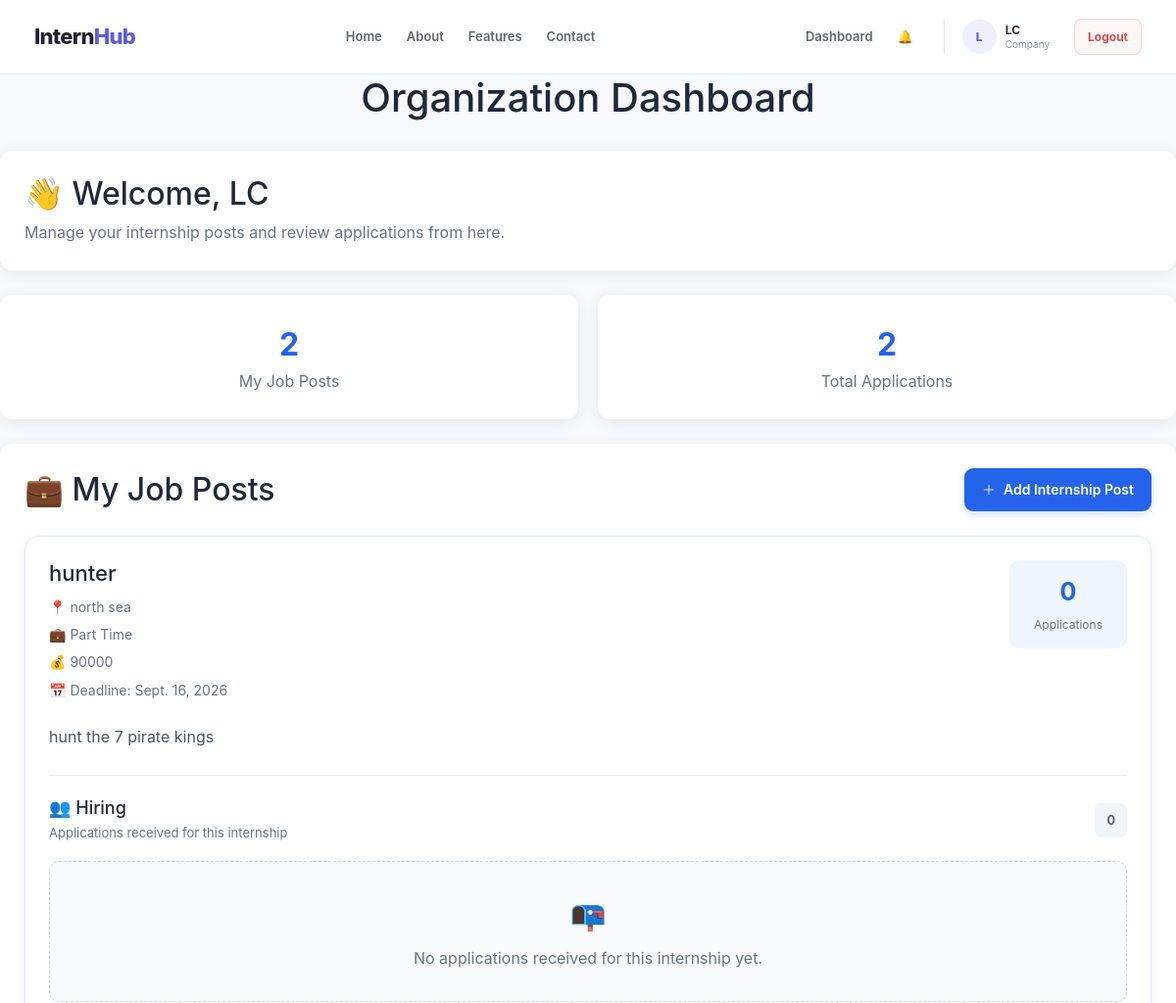
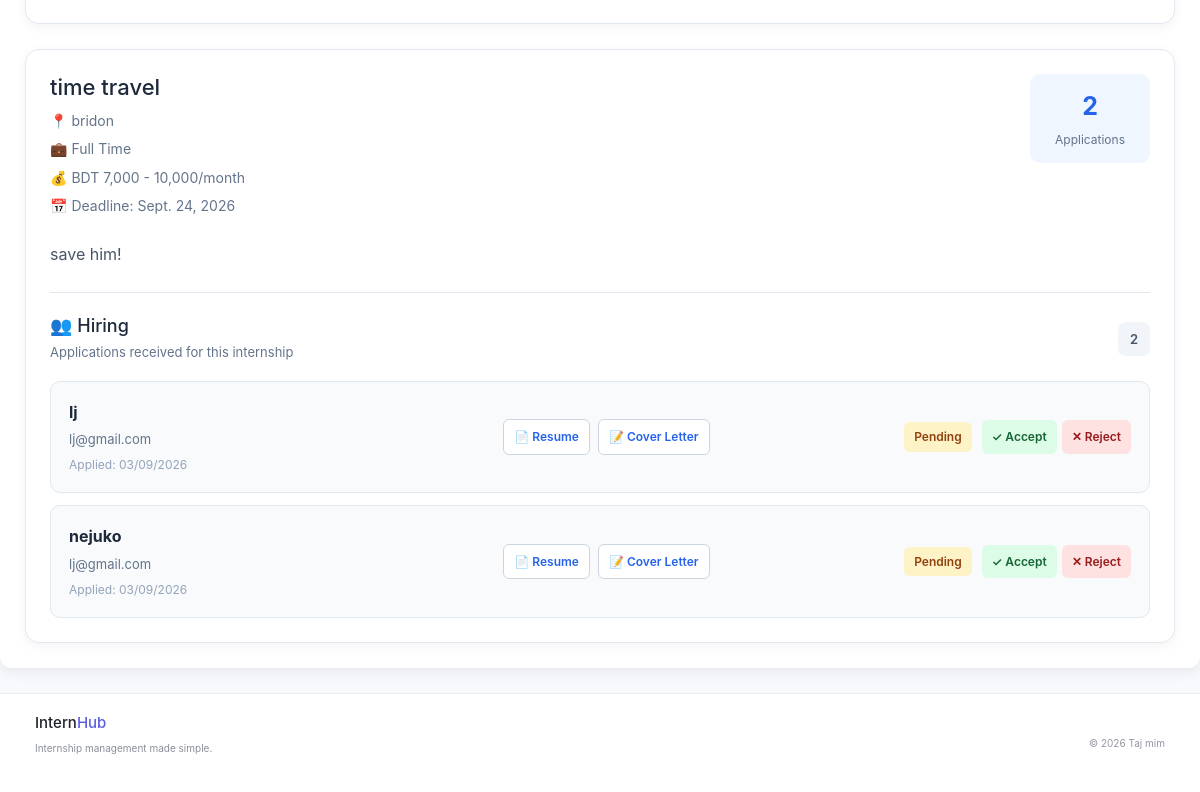
Page /company/dashboard/ (signed in) on the earlier database version (2 pictures, top to bottom).
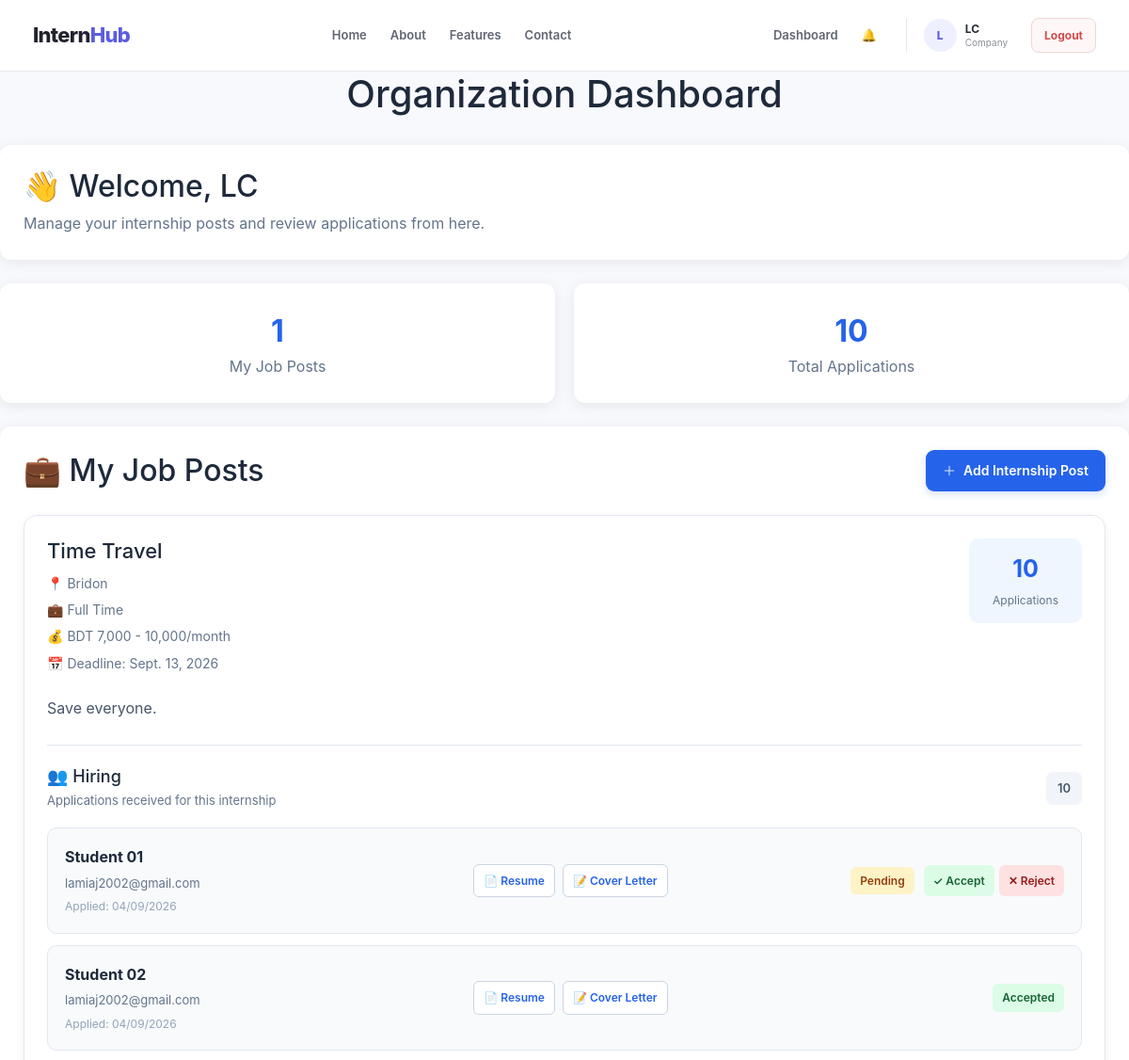
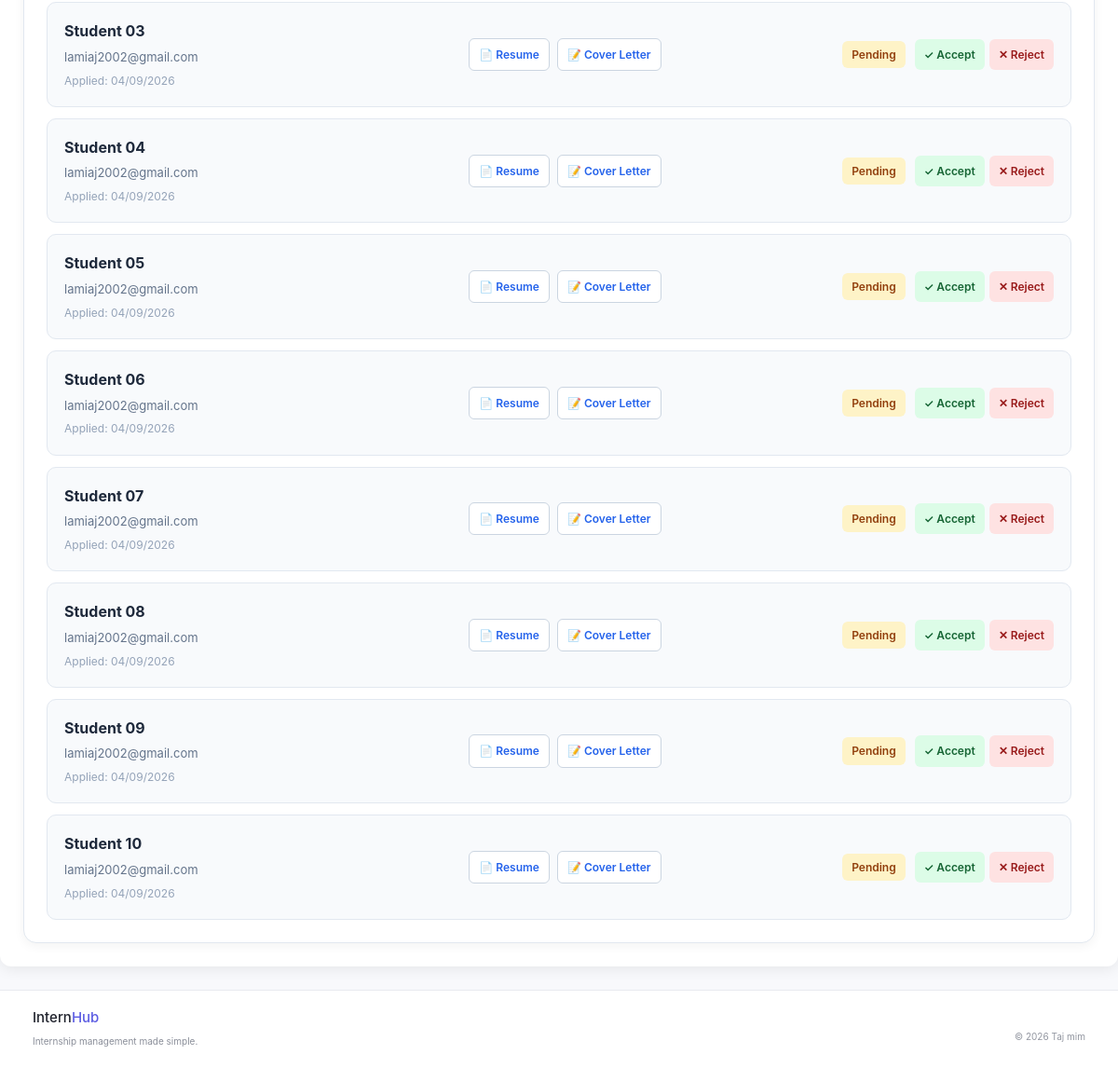
Same page on the later database version (2 pictures, top to bottom).
### opportunity_portal/models.py (models this page shows, shortened)
class Job(models.Model):
    JOB_TYPE_CHOICES = (
        ('Full Time', 'Full Time'),
        ('Part Time', 'Part Time'),
        ('Internship', 'Internship'),
        ('Remote', 'Remote'),
    )
    title = models.CharField(max_length=200)
    organization = models.CharField(max_length=200)
    description = models.TextField()
    location = models.CharField(max_length=200)
    job_type = models.CharField(
        max_length=50,
        choices=JOB_TYPE_CHOICES
    )
    salary = models.CharField(
        max_length=100,
        blank=True
    )
    deadline = models.DateField()
    created_at = models.DateTimeField(
        auto_now_add=True
    )

### accounts/models.py (models this page shows, shortened)
class Apply(models.Model):
    id = models.AutoField(
        primary_key=True
    )
    job = models.ForeignKey(
        Job,
        on_delete=models.CASCADE,
        related_name="applications"
    )
    user = models.ForeignKey(
        User,
        on_delete=models.CASCADE,
        related_name="applications",
        limit_choices_to={"role": User.Role.STUDENT}
    )
    full_name = models.CharField(
        max_length=255
    )
    email = models.EmailField()
    phone = models.CharField(max_length=20,default="18000000000")
    resume_file = models.FileField(
        upload_to="resumes/"
    )
    resume_file_name = models.CharField(
        max_length=255,
        blank=True
    )
    cover_letter_file = models.FileField(
        upload_to="cover_letters/",
        blank=True,
        null=True
    )
    cover_letter_file_name = models.CharField(
        max_length=255,
        blank=True
    )
    class Status(models.TextChoices):
        PENDING = "Pending", "Pending"
        ACCEPTED = "Accepted", "Accepted"
        REJECTED = "Rejected", "Rejected"
    status = models.CharField(
        max_length=20,
        choices=Status.choices,
        default=Status.PENDING
    )
    applied_date = models.DateTimeField(
        auto_now_add=True
    )

### accounts/views.py (the view)
@login_required
def company_dashboard(request):
    if request.user.role != User.Role.COMPANY:
        messages.error(
            request,
            "You do not have permission to access the company dashboard."
        )
        return redirect("dashboard")
    try:
        organization = request.user.organization
    except Organization.DoesNotExist:
        messages.error(
            request,
            "No organization profile is associated with this account."
        )
        return redirect("dashboard")
    jobs = Job.objects.filter(
        organization=organization.organization_name
    ).order_by(
        "-created_at"
    )
    applications = Application.objects.filter(
        job__in=jobs
    ).select_related(
        "job",
        "user"
    ).order_by(
        "-applied_date"
    )
    return render(
        request,
        "opportunity_portal/organization_dashboard.html",
        {
            "organization": organization,
            "jobs": jobs,
            "applications": applications,
        }
    )

### accounts/context_processors.py (called while the page is built)
def notifications(request):
    if not request.user.is_authenticated:
        return {
            "unread_notifications_count": 0,
            "nav_notifications": [],
        }
    user_notifications = Notification.objects.filter(
        user=request.user
    )
    return {
        "unread_notifications_count": user_notifications.filter(
            is_read=False
        ).count(),
        "nav_notifications": user_notifications[:5],
    }

### opportunity_portal/templates/opportunity_portal/organization_dashboard.html (shortened to what the changed rows need)
{% extends 'accounts/base.html' %}
{% block content %}
<div class="dashboard-container">
    <h1 class="dashboard-title">
        Organization Dashboard
    </h1>
    <div class="welcome">
        <h2>
            👋 Welcome, {{ user.username }}
        </h2>
    </div>
    <div class="stats">
        <div class="stat-card">
            <div class="stat-number">
                {{ jobs|length }}
            </div>
            <p>
                My Job Posts
            </p>
        </div>
        <div class="stat-card">
            <div class="stat-number">
                {{ applications|length }}
            </div>
            <p>
                Total Applications
            </p>
        </div>
    </div>
    <div class="section">
        <div class="section-header">
            <h2>
                💼 My Job Posts
            </h2>
        </div>
        {% for job in jobs %}
            <div class="job-post-card">
                <div class="job-post-header">
                    <div>
                        <h3>
                            {{ job.title }}
                        </h3>
                        <p class="job-location">
                            📍 {{ job.location }}
                        </p>
                        <p class="job-type">
                            💼 {{ job.job_type }}
                        </p>
                        {% if job.salary %}
                            <p class="job-detail">
                                💰 {{ job.salary }}
                            </p>
                        {% endif %}
                        {% if job.deadline %}
                            <p class="job-detail">
                                📅 Deadline:
                                {{ job.deadline }}
                            </p>
                        {% endif %}
                    </div>
                    <div class="post-application-count">
                        <strong>
                            {{ job.applications.count }}
                        </strong>
                        <span>
                            Applications
                        </span>
                    </div>
                </div>
                {% if job.description %}
                    <p class="job-description">
                        {{ job.description|truncatewords:30 }}
                    </p>
                {% endif %}
                <div class="hiring-section">
                    <div class="hiring-header">
                        <div>
                            <h4>
                                👥 Hiring
                            </h4>
                            <p>
                                Applications received for this internship
                            </p>
                        </div>
                        <span class="hiring-count">
                            {{ job.applications.count }}
                        </span>
                    </div>
                    {% if job.applications.all %}
                        <div class="applications-list">
                            {% for application in job.applications.all %}
                                <div class="applicant-card">
                                    <div class="applicant-info">
                                        <div class="applicant-name">
                                            {{ application.full_name }}
                                        </div>
                                        <div class="applicant-email">
                                            {{ application.email }}
                                        </div>
                                        <div class="application-date">
                                            Applied:
                                            {{ application.applied_date|date:"d/m/Y" }}
                                        </div>
                                    </div>
                                    <div class="applicant-documents">
                                        {% if application.resume_file %}
                                            <a
                                                href="{{ application.resume_file.url }}"
                                                class="document-btn"
                                                target="_blank"
                                            >
                                                📄 Resume
                                            </a>
                                        {% endif %}
                                        {% if application.cover_letter_file %}
                                            <a
                                                href="{{ application.cover_letter_file.url }}"
                                                class="document-btn"
                                                target="_blank"
                                            >
                                                📝 Cover Letter
                                            </a>
                                        {% endif %}
                                    </div>
                                    <div class="applicant-action">
                                        {% if application.status|lower == "accepted" %}
                                            <span class="status status-accepted">
                                                Accepted
                                            </span>
                                        {% elif application.status|lower == "rejected" %}
                                            <span class="status status-rejected">
                                                Rejected
                                            </span>
                                        {% else %}
                                            <span class="status status-pending">
                                                Pending
                                            </span>
                                            <div class="status-actions">
                                                <form
                                                    method="POST"
                                                    action="{% url 'update_application_status' application.id 'accepted' %}"
                                                >
                                                    <button
                                                        type="submit"
                                                        class="action-btn accept-btn"
                                                    >
                                                        ✓ Accept
                                                    </button>
                                                </form>
                                                <form
                                                    method="POST"
                                                    action="{% url 'update_application_status' application.id 'rejected' %}"
                                                >
                                                    <button
                                                        type="submit"
                                                        class="action-btn reject-btn"
                                                    >
                                                        ✕ Reject
                                                    </button>
                                                </form>
                                            </div>
                                        {% endif %}
                                    </div>
                                </div>
                            {% endfor %}
                        </div>
                    {% else %}
                        <div class="no-applications">
                            <span>
                                📭
                            </span>
                            <p>
                                No applications received for this internship yet.
                            </p>
                        </div>
                    {% endif %}
                </div>
            </div>
        {% endfor %}
    </div>
</div>
{% endblock %}

Differences in the rows shown:
no longer on this page (row edited): Job: title "hunter", location "north sea", job_type "Part Time", salary "90000", deadline "Sept. 16, 2026", applications.count "0", description "hunt the 7 pirate kings", shows "No applications received for this internship yet."
removed Apply: full_name "lj", email "lj@gmail.com", applied_date "03/09/2026", status "Pending"
removed Apply: full_name "nejuko", email "lj@gmail.com", applied_date "03/09/2026", status "Pending"
changed Job "Full Time": title "time travel" → "Time Travel"; location "bridon" → "Bridon"; deadline "Sept. 24, 2026" → "Sept. 13, 2026"; applications.count "2" → "10"; description "save him!" → "Save everyone."
added Apply: full_name "Student 01", email "lamiaj2002@gmail.com", applied_date "04/09/2026", status "Pending"
added Apply: full_name "Student 02", email "lamiaj2002@gmail.com", applied_date "04/09/2026", status "Accepted"
added Apply: full_name "Student 03", email "lamiaj2002@gmail.com", applied_date "04/09/2026", status "Pending"
added Apply: full_name "Student 04", email "lamiaj2002@gmail.com", applied_date "04/09/2026", status "Pending"
added Apply: full_name "Student 05", email "lamiaj2002@gmail.com", applied_date "04/09/2026", status "Pending"
added Apply: full_name "Student 06", email "lamiaj2002@gmail.com", applied_date "04/09/2026", status "Pending"
added Apply: full_name "Student 07", email "lamiaj2002@gmail.com", applied_date "04/09/2026", status "Pending"
added Apply: full_name "Student 08", email "lamiaj2002@gmail.com", applied_date "04/09/2026", status "Pending"
added Apply: full_name "Student 09", email "lamiaj2002@gmail.com", applied_date "04/09/2026", status "Pending"
added Apply: full_name "Student 10", email "lamiaj2002@gmail.com", applied_date "04/09/2026", status "Pending"
Other differences:
{{ jobs|length }}: "2" → "1"
{{ applications|length }}: "2" → "10"
